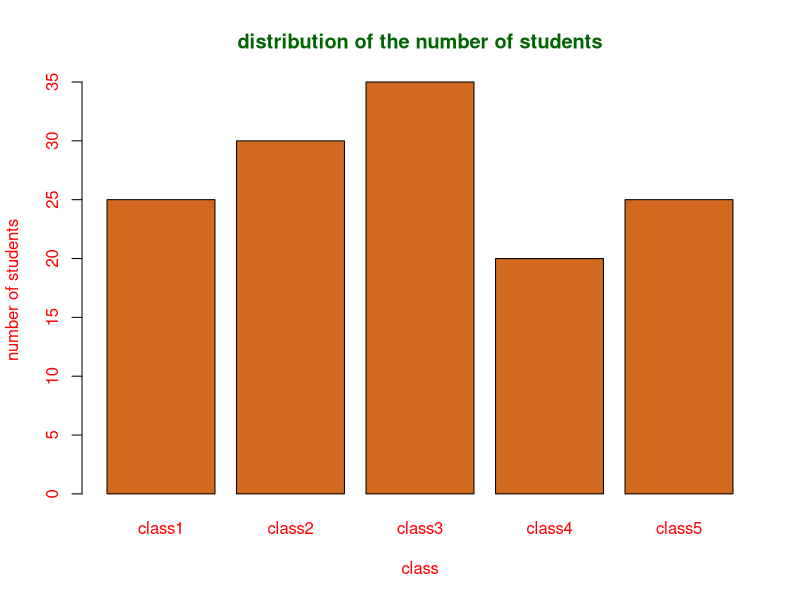
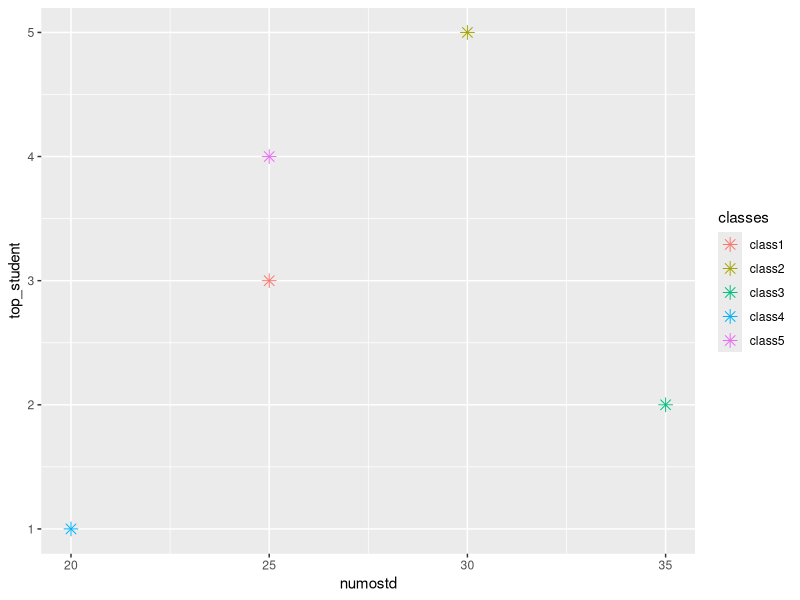
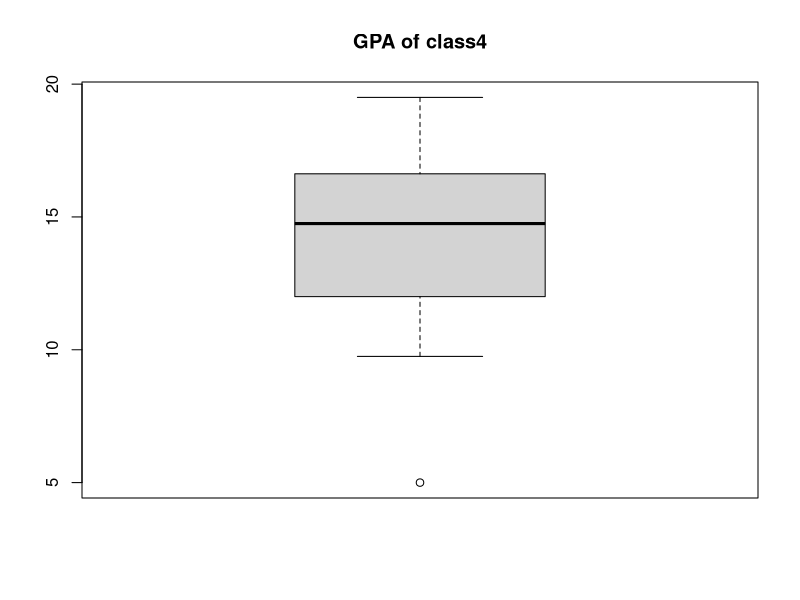
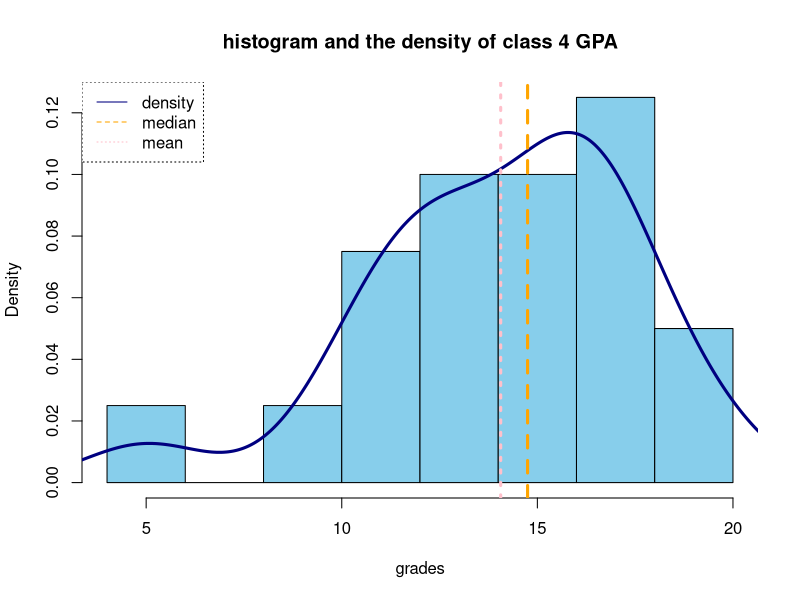
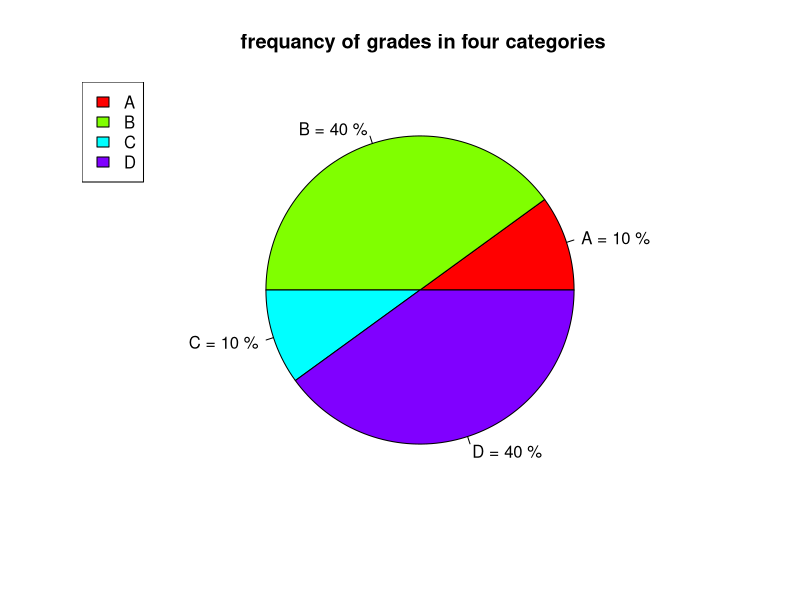

Write R code to recreate these figures, in order.
## ---- chunk 1
numostd = c(25,30,35,20,25)
classes = c("class1","class2","class3","class4","class5")
df = data.frame(classes, numostd)
print(df)
## ---- chunk 2
barplot(numostd, names.arg=classes, xlab="class", ylab="number of students", col.lab = "red", col.axis = "red", main="distribution of the number of students", col.main="darkgreen", col ="chocolate" )
## ---- chunk 3
library(ggplot2)
top_student = c(3,5,2,1,4)
df$top_student = top_student
print (df)
ggplot(df,aes(x=numostd, y= top_student,fill = classes)) + geom_point( aes(color = classes),shape = 8, size = 3) 
## ---- chunk 4
g4 = c(19.5, 16.75, 13.5, 16.25, 5, 12.5, 15.5, 15, 11, 16.5, 12.75, 15.5, 12.75, 9.75, 11, 14.5, 16.75, 11.5, 17, 18.25)
boxplot(g4, main="GPA of class4")
## ---- chunk 5
d = summary(g4)
print(d)
## ---- chunk 6
l = median(g4) - 3 * mad(g4, constant = 1)
u = median(g4) + 3 * mad(g4, constant = 1)
outlier = which(g4 < l | g4 > u)
print (g4[outlier])
## ---- chunk 7
hist(g4, col="skyblue", prob = TRUE, xlab = "grades",main = "histogram and the density of class 4 GPA")
lines(density(g4), lwd = 3, col = "navy")
abline(v = c(d[3],d[4]), col=c("orange","pink"), lwd=3, lty=c(8,3))
legend("topleft", legend=c("density", "median","mean"), col=c("navy", "orange","pink"), lty=1:10, box.lty=3)
## ---- chunk 8
library(e1071)
skewness(g4)
## ---- chunk 9
A = which(g4>=18)
B = which(g4<18 & g4>=15)
C = which(g4<15 & g4>=13)
D = which(g4<13)
p = c(length(A),length(B),length(C),length(D))
percent = round(100*p/sum(p), 0)
t = c("A","B","C","D")
l = paste(t,"=",percent,"%")
pie(p, labels = l, main = " frequancy of grades in four categories",col = rainbow(length(p)))
legend("topleft",t, fill = rainbow(length(p)))
